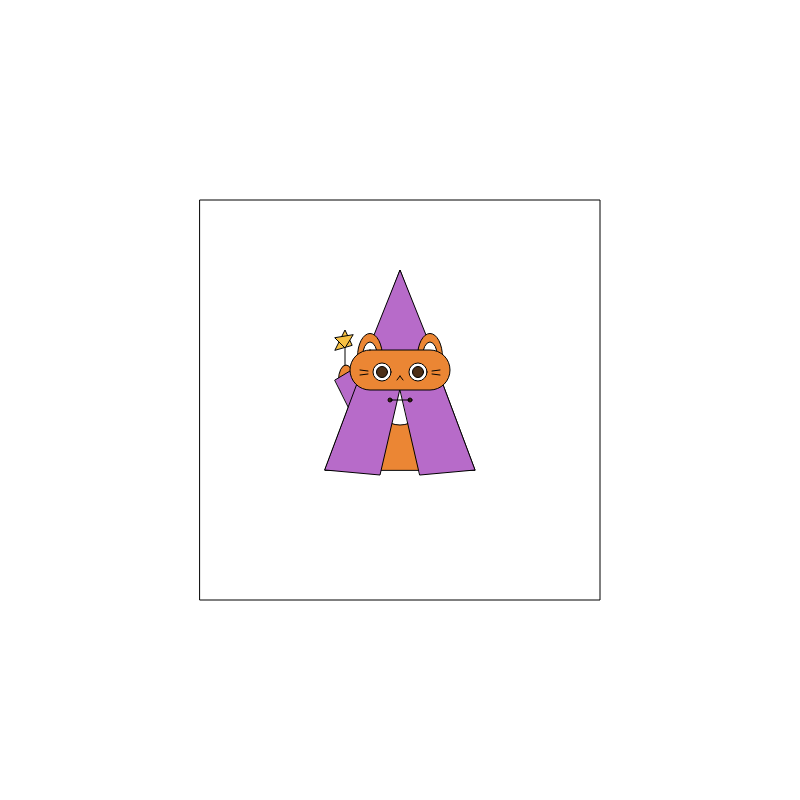
Frame 1 (no input)
Frame 60 (no input): identical to frame 1, image omitted
Frame 120 (the mouse pressed at the canvas centre since frame 60): identical to frame 1, image omitted

The p5.js sketch that drew this single still picture (run headless with seeded random() and noise() and a simulated clock; from frame 60 on, the mouse is pressed at the canvas centre):

// p5.js sketch
// ── sketch.js
function setup() {
    createCanvas(800,800);
}

function draw() {
    background(255);
    rectMode(CENTER);
    fill(255)
    square(400,400,400);

    fill(235, 134, 52);
    ellipse(346, 380, 15, 30);
    line(345, 365, 345, 345);

    fill(247, 193, 67);
    triangle(335, 350, 345, 330, 352, 345);
    triangle(335, 338, 345, 348, 353, 335);

    fill(235, 134, 52);
    triangle(325, 470, 400, 270, 475, 470);

    fill(183, 107, 201);
    triangle(360, 370, 400, 270, 440, 370);
    quad(335, 380, 360, 365, 360, 410, 350, 410);
    fill(255),
    circle(400, 400, 50);
    fill(183, 107, 201);
    quad(370, 350, 402, 380, 380, 475, 325, 470);
    quad(398, 380, 430, 350, 475, 470, 420, 475);

    fill(235, 134, 52);
    ellipse(370, 357, 25, 47);
    ellipse(430, 357, 25, 47);
    fill(255);
    ellipse(370, 357, 15, 30);
    ellipse(430, 357, 15, 30);
    fill(235, 134, 52);
    rect(400, 370, 100, 40, 50);

    fill(255);
    circle(382, 372, 18);
    circle(418, 372, 18);

    fill(77,47, 23);
    circle(382, 372, 11);
    circle(418, 372, 11);
    line(397, 380, 400, 376);
    line(403, 380, 400, 376);
    line(360, 370, 368, 371);
    line(360, 375, 368, 374);
    line(432, 371, 440, 370);
    line(432, 374, 440, 375);

    circle(390, 400, 4);
    circle(410, 400, 4);
    line(390, 400, 410, 400);

    
}
